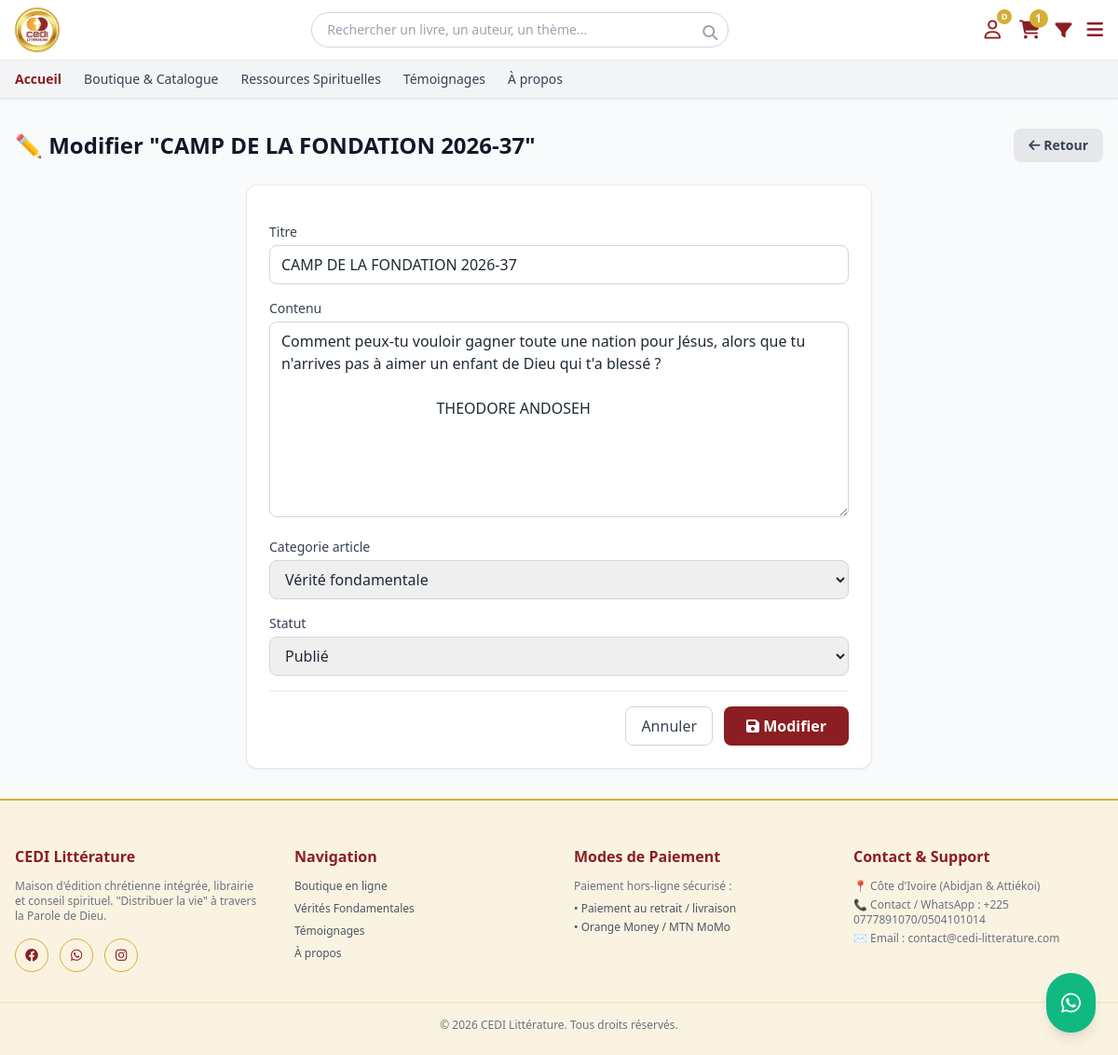
Page /admin_articles/modifier/4/ (signed in) on the committed database.
### appcedi/models.py (models this page shows, shortened)
class ArticleBlog(models.Model):
    CATEGORIES = (('enseignement', 'Enseignement BM'), ('verite_fondamentale', 'Vérité fondamentale'), ('conseil', 'Conseil spirituel'), ('partage', 'Partage de lecture'))
    titre = models.CharField(max_length=255)
    contenu = models.TextField()
    auteur = models.ForeignKey(User, on_delete=models.CASCADE)
    date_publication = models.DateTimeField(default=timezone.now)
    categorie_article = models.CharField(max_length=30, choices=CATEGORIES)
    statut = models.CharField(max_length=20, choices=[('brouillon', 'Brouillon'), ('publie', 'Publié')], default='brouillon')

### appcedi/views.py (the view)
# urls.py: path('admin_articles/modifier/<int:pk>/', views.modifier_article, name='modifier_article'),
@login_required
@user_passes_test(est_admin_ou_gestionnaire)
def modifier_article(request, pk):
    article = get_object_or_404(ArticleBlog, pk=pk)
    if request.method == 'POST':
        form = ArticleBlogForm(request.POST, instance=article)
        if form.is_valid():
            form.save()
            messages.success(request, f'Article "{article.titre}" modifié avec succès !')
            return redirect('liste_articles')
    else:
        form = ArticleBlogForm(instance=article)
    return render(request, 'appcedi/admin/modifier_article.html', {'form': form, 'article': article})

### appcedi/forms.py
class ArticleBlogForm(forms.ModelForm):
    class Meta:
        model = ArticleBlog
        fields = ['titre', 'contenu', 'categorie_article', 'statut']
        widgets = {'contenu': forms.Textarea(attrs={'rows': 8})}
    def __init__(self, *args, **kwargs):
        super().__init__(*args, **kwargs)
        for field in self.fields:
            if not isinstance(self.fields[field].widget, forms.CheckboxInput):
                self.fields[field].widget.attrs.update({
                    'class': 'w-full border border-gray-300 rounded-lg px-3 py-2 focus:outline-none focus:border-cediRed'
                })

### appcedi/context_processors.py (called while the page is built, shortened)
def panier_context(request):
    panier = None
    nombre_articles = 0
    souhaits_ids = []
    if request.user.is_authenticated:
        try:
            panier = Panier.objects.get(utilisateur=request.user)
        except Panier.DoesNotExist:
            pass
        souhaits_ids = list(ListeSouhaits.objects.filter(utilisateur=request.user).values_list('produit_id', flat=True))
    if panier:
        nombre_articles = sum(article.quantite for article in panier.articles.all())
    return {
        'nombre_articles_panier': nombre_articles,
        'categories_menu': Categorie.objects.all(),
        'souhaits_ids': souhaits_ids, # 👈 Ajouté ici
    }

### appcedi/views.py (called while the page is built)
def est_admin_ou_gestionnaire(user):
    return user.is_superuser or (hasattr(user, 'role') and user.role in ['admin', 'gestionnaire_stock'])

### templates/appcedi/admin/modifier_article.html (shortened to what this page needs)
{% extends 'appcedi/admin/base_admin.html' %}
{% block admin_title %}✏️ Modifier "{{ article.titre }}"{% endblock %}
{% block admin_actions %}
<a href="{% url 'liste_articles' %}" class="bg-gray-200 text-gray-700 px-4 py-2 rounded-lg hover:bg-gray-300 transition text-sm font-bold">
    <i class="fa-solid fa-arrow-left"></i> Retour
</a>
{% endblock %}
{% block admin_content %}
<div class="bg-white rounded-xl shadow-sm border border-gray-200 p-6 max-w-2xl mx-auto">
    <form method="post" enctype="multipart/form-data" class="space-y-4">
        {% for field in form %}
        <div>
            <label class="block text-sm font-medium text-gray-700 mb-1">{{ field.label }}</label>
            {{ field }}
        </div>
        {% endfor %}
        <div class="flex justify-end gap-3 pt-4 border-t">
            <a href="{% url 'liste_articles' %}" class="px-4 py-2 border border-gray-300 rounded-lg text-gray-700 hover:bg-gray-50 transition">Annuler</a>
            <button type="submit" class="bg-cediRed text-white px-6 py-2 rounded-lg hover:bg-cediRedDark transition font-bold">
                <i class="fa-solid fa-save"></i> Modifier
            </button>
        </div>
    </form>
</div>
{% endblock %}

### templates/appcedi/base.html (shortened to what this page needs)
{% load static %}
<!DOCTYPE html>
<html lang="fr">
<head>
    <script src="https://cdn.tailwindcss.com"></script>
    <link rel="stylesheet" href="https://cdnjs.cloudflare.com/ajax/libs/font-awesome/6.4.0/css/all.min.css">
</head>
<body class="bg-gray-50 text-gray-800 font-sans flex flex-col min-h-screen">
<header class="bg-white shadow-sm sticky top-0 z-50">
   <div class="max-w-7xl mx-auto px-4 py-2 flex items-center justify-between gap-4">
        <a href="{% url 'accueil' %}" class="flex items-center gap-2">
          <div class="w-12 h-12 rounded-full overflow-hidden border-2 border-cediGold bg-white shadow-sm flex items-center justify-center">
          <img src="{% static 'images/logo_cedi.png' %}"
             alt="CEDI Littérature"
             class="w-full h-full object-cover"
             loading="eager">
    </div>
</a>
        <div class="hidden md:block flex-1 max-w-md mx-2" id="searchBarDesktop">
           <form class="relative" action="{% url 'liste_catalogue' %}" method="get">
                <input type="text" name="q" placeholder="Rechercher un livre, un auteur, un thème..." class="w-full pl-4 pr-10 py-2 border border-gray-300 rounded-full text-sm focus:outline-none focus:border-cediRed transition">
                <button type="submit" class="absolute right-3 top-2.5 text-gray-400 hover:text-cediRed transition">
                    <i class="fa-solid fa-magnifying-glass"></i>
                </button>
            </form>
        </div>
        <div class="flex items-center gap-4 text-gray-700" id="iconsRow">
{% if user.is_authenticated %}
    {% if user.is_superuser or user.role == 'admin' or user.role == 'gestionnaire_stock' %}
        <a href="{% url 'espace_client' %}" class="hover:text-cediRed flex items-center transition relative p-1" title="Tableau de bord">
    {% else %}
        <a href="{% url 'espace_client' %}" class="hover:text-cediRed flex items-center transition relative p-1" title="Mon Profil">
    {% endif %}
        <i class="fa-regular fa-user text-xl text-cediRed"></i>
        <span class="absolute -top-1 -right-2 bg-cediGold text-white text-[9px] font-bold h-4 w-4 flex items-center justify-center rounded-full">
            {{ user.username|slice:":1"|upper }}
        </span>
    </a>
{% else %}
    <a href="{% url 'connexion' %}" class="hover:text-cediRed flex items-center transition relative p-1" title="Se connecter">
        <i class="fa-regular fa-user text-xl text-cediRed"></i>
    </a>
{% endif %}
<a href="{% url 'voir_panier' %}" class="hover:text-cediRed relative transition" title="Mon panier">
    <i class="fa-solid fa-cart-shopping text-xl text-cediRed"></i>
    {% if nombre_articles_panier > 0 %}
        <span class="absolute -top-2 -right-2 bg-cediGold text-white text-xs w-5 h-5 rounded-full flex items-center justify-center font-bold">
            {{ nombre_articles_panier }}
        </span>
    {% endif %}
</a>
            <div class="relative">
                <button type="button" id="filterToggle" aria-label="Filtrer le catalogue" aria-expanded="false" class="hover:text-cediRed transition">
                    <i class="fa-solid fa-filter text-lg text-cediRed"></i>
                </button>
            </div>
            <div class="relative">
                <button type="button" id="menuToggle" aria-label="Ouvrir le menu" aria-expanded="false" class="hover:text-cediRed transition">
                    <i class="fa-solid fa-bars text-xl text-cediRed"></i>
                </button>
            </div>
        </div>
    </div>
    <nav class="bg-gray-100 border-t border-b border-gray-200">
        <div class="max-w-7xl mx-auto px-4 flex space-x-6 overflow-x-auto text-sm font-medium py-2.5 text-gray-700">
            <a href="/" class="text-cediRed font-bold hover:text-cediRed transition">Accueil</a>
            <a href="{% url 'liste_catalogue' %}" class="hover:text-cediRed whitespace-nowrap transition">Boutique & Catalogue</a>
            <a href="{% url 'liste_ressources' %}" class="hover:text-cediRed whitespace-nowrap transition">Ressources Spirituelles</a>
             <a href="{% url 'liste_temoignages_publics' %}" class="hover:text-cediRed whitespace-nowrap transition">Témoignages</a>
             <a href="{% url 'a_propos' %}" class="hover:text-cediRed whitespace-nowrap transition">À propos</a>
        </div>
    </nav>
</header>
    {% block content %}{% endblock %}
    <a href="https://wa.me/2250777891070" target="_blank" class="fixed bottom-6 right-6 bg-emerald-500 text-white p-4 rounded-full shadow-lg hover:bg-emerald-600 transition z-50 flex items-center justify-center hover:scale-110">
        <i class="fa-brands fa-whatsapp text-2xl"></i>
    </a>
    <footer class="bg-cediCream text-gray-600 mt-auto pt-12 pb-6 border-t-2 border-cediGold">
        <div class="max-w-7xl mx-auto px-4 grid grid-cols-1 md:grid-cols-4 gap-8 mb-8 text-sm">
            <div>
                <h5 class="text-cediRed font-bold text-base mb-3">CEDI Littérature</h5>
                <p class="text-xs text-gray-500 mb-4">Maison d'édition chrétienne intégrée, librairie et conseil spirituel. "Distribuer la vie" à travers la Parole de Dieu.</p>
                <div class="flex space-x-3 text-lg">
                    <a href="#" class="w-9 h-9 rounded-full border border-cediGold text-cediRed flex items-center justify-center hover:bg-cediGold hover:text-white transition"><i class="fa-brands fa-facebook text-sm"></i></a>
                    <a href="#" class="w-9 h-9 rounded-full border border-cediGold text-cediRed flex items-center justify-center hover:bg-cediGold hover:text-white transition"><i class="fa-brands fa-whatsapp text-sm"></i></a>
                    <a href="#" class="w-9 h-9 rounded-full border border-cediGold text-cediRed flex items-center justify-center hover:bg-cediGold hover:text-white transition"><i class="fa-brands fa-instagram text-sm"></i></a>
                </div>
            </div>
            <div>
                <h5 class="text-cediRed font-bold text-base mb-3">Navigation</h5>
                <ul class="space-y-2 text-xs">
                    <li><a href="{% url 'liste_catalogue' %}" class="hover:text-cediRed transition">Boutique en ligne</a></li>
                    <li><a href="{% url 'liste_ressources' %}" class="hover:text-cediRed transition">Vérités Fondamentales</a></li>
                    <li><a href="{% url 'liste_temoignages_publics' %}" class="hover:text-cediRed whitespace-nowrap transition">Témoignages</a></li>
                    <li><a href="{% url 'a_propos' %}" class="hover:text-cediRed whitespace-nowrap transition">À propos</a></li>
                </ul>
            </div>
            <div>
                <h5 class="text-cediRed font-bold text-base mb-3">Modes de Paiement</h5>
                <p class="text-xs text-gray-500 mb-2">Paiement hors-ligne sécurisé :</p>
                <ul class="space-y-1 text-xs text-gray-600">
                    <li>• Paiement au retrait / livraison</li>
                    <li>• Orange Money / MTN MoMo</li>
                </ul>
            </div>
            <div>
                <h5 class="text-cediRed font-bold text-base mb-3">Contact & Support</h5>
                <p class="text-xs text-gray-500 mb-1">📍 Côte d'Ivoire (Abidjan & Attiékoi)</p>
                <p class="text-xs text-gray-500 mb-1">📞 Contact / WhatsApp : +225 0777891070/0504101014</p>
                <p class="text-xs text-gray-500">✉️ Email : contact@cedi-litterature.com</p>
            </div>
        </div>
        <div class="max-w-7xl mx-auto px-4 border-t border-cediGold/30 pt-4 text-center text-xs text-gray-500">
            <p>&copy; 2026 CEDI Littérature. Tous droits réservés.</p>
        </div>
    </footer>
</body>
</html>

### rows in the picture
ArticleBlog: titre "CAMP DE LA FONDATION 2026-37", form "CAMP DE LA FONDATION 2026-37" "Comment peux-tu vouloir gagner toute une nation pour Jésus, alors que tu n'arrives pas à aimer un enfant de Dieu qui t'a blessé ? THEODORE ANDOSEH" "Vérité fondamentale" "Publié"

### other values in the picture
{{ user.username|slice:":1"|upper }} "D"
{{ nombre_articles_panier }} "1"
{{ field.label }} "Titre" "Contenu" "Categorie article" "Statut"
